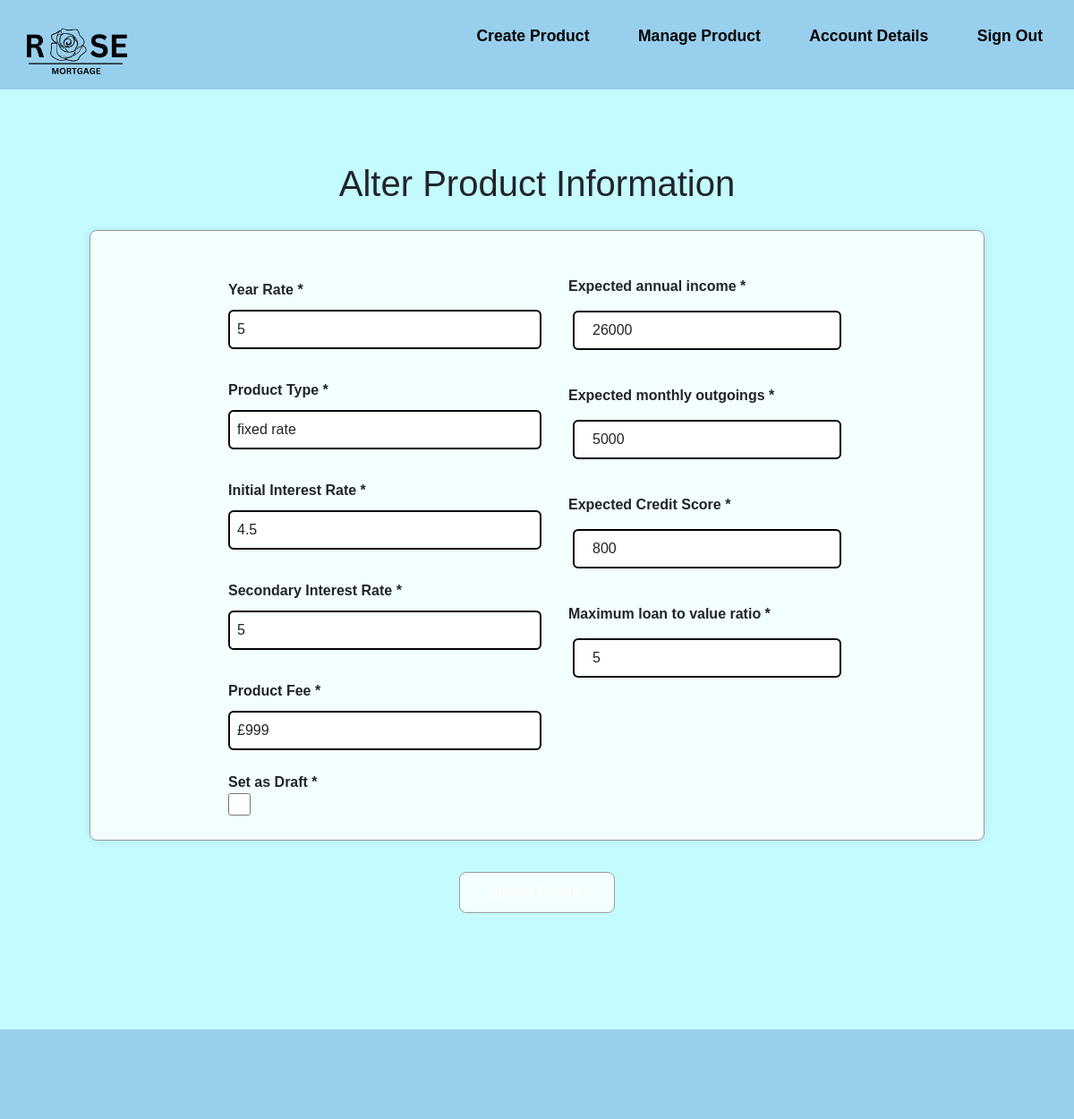
Before: /Broker-product-update.php?id=1 with the older database file.
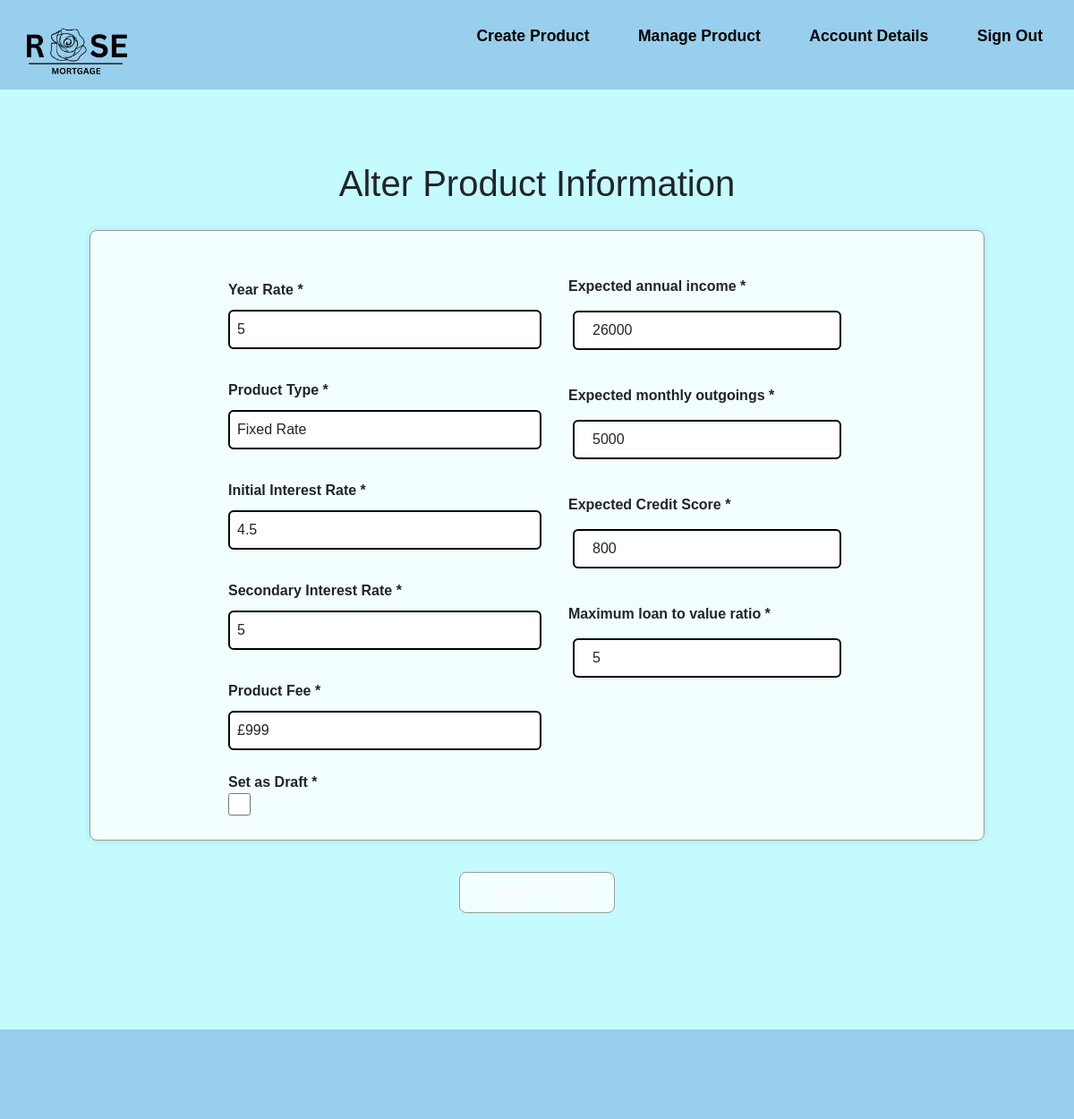
After: the same page with the newer database file.
### tables this page shows
CREATE TABLE "Product" (
	"Product_ID"	INTEGER NOT NULL,
	"Broker_ID"	INTEGER NOT NULL,
	"YearRate"	INTEGER NOT NULL,
	"ProductType"	TEXT NOT NULL,
	"expected_income"	INTEGER NOT NULL,
	"expected_outgoings"	INTEGER NOT NULL,
	"expected_credit_score"	INTEGER NOT NULL,
	"initial_interest_rate"	REAL NOT NULL,
	"secondary_interest_rate"	REAL NOT NULL,
	"ProductFee"	INTEGER NOT NULL,
	"mtv_ratio"	REAL NOT NULL,
	"aDraft"	INTEGER NOT NULL,
	FOREIGN KEY("Broker_ID") REFERENCES "Broker"("Broker_ID"),
	PRIMARY KEY("Product_ID" AUTOINCREMENT)
);

### Broker-product-update.php (the view, shortened to what this page needs)
<?php
include 'connection.php';
    if (isset($_GET['id'])) {
        $productId = $_GET['id'];
        $stmt = $db->prepare("SELECT * FROM Product WHERE Product_ID=?");
        $stmt->execute([$productId]);
        $product = $stmt->fetch(PDO::FETCH_ASSOC);
    }
?>
<!DOCTYPE html>
<html lang="en">
<head>
    <link rel="stylesheet" href="https://cdn.jsdelivr.net/npm/bootstrap@5.3.2/dist/css/bootstrap.min.css">
    <link href="style.css" rel="stylesheet"></link>
</head>
<body>
<header class="flex-container">
<a href="broker-manage-product.php"> <img src="Assets/logo.png" alt="Rose Mortgage"> </a>
<div>
    <ul class="nav-links">
        <li><a href="Broker-product-creation.php">Create Product</a></li>
        <li><a href="broker-manage-product.php">Manage Product</a></li>
        <li><a href="broker-account-information.php">Account Details</a></li>
        <li><a href="home.php">Sign Out</a></li>
    </ul>
</div>
</header>
    <main>
        <div class="hero">
            <h1>Alter Product Information</h1>
            <form class="product" action="broker-product-check.php" method="post">
            <div class="product-information">
                <div class="product-description">
                    <label class="label-group" for="year-rate">Year Rate *</label>
                    <input class="form-control" type="text" id="year-rate" name="year-rate" value="<?php echo $product['YearRate']; ?>"><br>
                    <label class="label-group" for="product-type">Product Type *</label>
                    <input class="form-control" type="text" id="product-type" name="product-type" value="<?php echo $product['ProductType']; ?>"><br>
                    <label class="label-group" for="base-interest">Initial Interest Rate *</label>
                    <input class="form-control" type="text" id="base-interest" name="base-interest" value="<?php echo $product['initial_interest_rate']; ?>"><br>
                    <label class="label-group" for="secondary-interest">Secondary Interest Rate *</label>
                    <input class="form-control" type="text" id="secondary-interest" name="secondary-interest" value="<?php echo $product['secondary_interest_rate']; ?>"><br>
                    <label class="label-group" for="product-fee">Product Fee *</label>
                    <input class="form-control" type="text" id="product-fee" name="product-fee" value="<?php echo $product['ProductFee']; ?>"><br>
                    <label for="isDraft">Set as Draft *</label>
                    <input type="checkbox" name="isDraft"  <?= ($product['aDraft'] == 0) ? '': 'checked'; ?> style="width:25px;height:25px"/>
                </div>
                <div class="expected-description">
                    <label  class="label-group" for="expected-income">Expected annual income *</label>
                    <input class="form-control" type="text" id="expected-income" name="expected-income" value="<?php echo $product['expected_income']; ?>"><br>
                    <label  class="label-group" for="expected-outgoings">Expected monthly outgoings *</label>
                    <input class="form-control" type="text" id="expected-outgoings" name="expected-outgoings" value="<?php echo $product['expected_outgoings']; ?>"><br>
                    <label  class="label-group" for="expected-credit">Expected Credit Score *</label>
                    <input class="form-control" type="text" id="expected-credit" name="expected-credit" value="<?php echo $product['expected_credit_score']; ?>"><br>
                    <label  class="label-group" for="mtv-ratio">Maximum loan to value ratio *</label>
                    <input class="form-control" type="text" id="mtv-ratio" name="mtv-ratio" value="<?php echo $product['mtv_ratio']; ?>"><br>
                </div>
            </div>
            <div>
                <button class="product-creation-btn" type="submit" name="updateProduct">Update Product</button>
            </div>
        </form>
    </div>
</main>
<footer>
</footer>
</body>
</html>

Changed rows visible on the page:
changed product: product-type "fixed rate" → "Fixed Rate"
